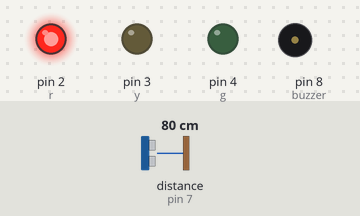
A sketch run on a simulated Arduino Uno, built with avr-gcc and run on an emulated ATmega328P. Parts: output pins drawn as LEDs (lit = HIGH), buzzer (waves = sounding). Wiring (inferred from the names in the program): ultrasonic range finder: trigger pin 6; echo pin 7. Dashed ring = blinking. Inputs (shaded band) come from the test bench; at power-on: distance to the obstacle (sensor on pin 7) 80 cm. The echo pulse lasts 58.3 µs per cm; pins used as bus, display or sensor lines are not drawn.

Above: at 1.2 s.
1.3 s: distance to the obstacle (sensor on pin 7) set to 56 cm
2.8 s: distance to the obstacle (sensor on pin 7) set to 49 cm
At 3.2 s:
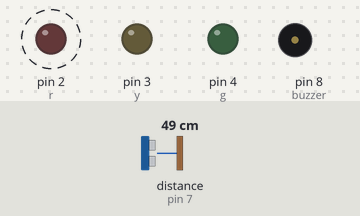
At 10.1 s:
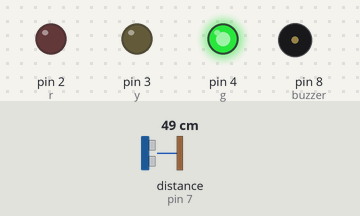
Timing chart, 0 to 22.3 s (numbered marks = the images above; inputs shaded):
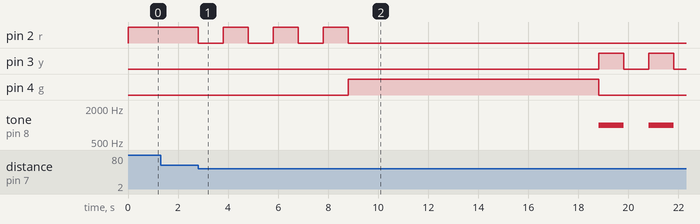

Measured:
- the behaviour switches between 52 and 51 cm on distance to the obstacle (sensor on pin 7) (found by bisection; images 0 and 1)
- after the input at 1.3 s, every drawn part: stays the same
- after the input at 2.8 s, pin 2 (r): alternates HIGH for 1.0 s and LOW for 1.0 s, 7 changes in all, then stays LOW, starting at once; pin 3 (y): alternates HIGH for 1.0 s and LOW for 1.0 s, starting after 16.0 s

The sketch:

Traffic-Light-System.ino
```cpp
//------ Traffic Light For Transportation ------

//defines pins numbers
int r = 2, y = 3, g = 4;
const int trigPin = 6;
const int echoPin = 7;
int buzzer = 8;

//defines variables
long duration;
int distance;

void setup() {
  pinMode(r, OUTPUT);
  pinMode(y, OUTPUT);
  pinMode(g, OUTPUT);
  pinMode(trigPin, OUTPUT);
  pinMode(echoPin, INPUT);
  pinMode(buzzer, OUTPUT);
  Serial.begin(9600);
}

void loop() {
  // Clears the trigPin
  digitalWrite(trigPin, LOW);
  delayMicroseconds(2);

  //Sets trigPin on HIGH State for 10 micro
  digitalWrite(trigPin, HIGH);
  delayMicroseconds(10);
  digitalWrite(trigPin, LOW);

  // Reads the echoPin, return the sound wave travel
  duration = pulseIn(echoPin, HIGH);

  //Calculate the distance
  distance = duration * 0.034 / 2;

  //Got transportation detected then green
  if (distance <= 50) {
    //Blink 3 Red
    digitalWrite(r, LOW);
    delay(1000);
    digitalWrite(r, HIGH);
    delay(1000);
    digitalWrite(r, LOW);
    delay(1000);

    digitalWrite(r, HIGH);
    delay(1000);
    digitalWrite(r, LOW);
    delay(1000);

    digitalWrite(r, HIGH);
    delay(1000);
    digitalWrite(r, LOW);
    digitalWrite(y, LOW);
    digitalWrite(y, LOW);
    digitalWrite(g, HIGH);
    delay(10000);

    // Green to Blinking Yellow
    digitalWrite(g, LOW);

    digitalWrite(y, HIGH);
    tone(buzzer, 1000);
    delay(1000);
    digitalWrite(y, LOW);
    noTone(buzzer);
    delay(1000);

    digitalWrite(y, HIGH);
    tone(buzzer, 1000);
    delay(1000);
    digitalWrite(y, LOW);
    noTone(buzzer);
    delay(1000);

    digitalWrite(y, HIGH);
    tone(buzzer, 1000);
    delay(1000);
    digitalWrite(y, LOW);
    noTone(buzzer);
    delay(1000);

    digitalWrite(y, HIGH);
    tone(buzzer, 1000);
    delay(1000);
    digitalWrite(y, LOW);
    noTone(buzzer);
    delay(1000);

    digitalWrite(y, HIGH);
    tone(buzzer, 1000);
    delay(1000);
    digitalWrite(y, LOW);
    noTone(buzzer);
    digitalWrite(r, LOW);
    delay(1000);

    //Yellow to Red
    digitalWrite(y, LOW);
    digitalWrite(r, HIGH);
    digitalWrite(g, LOW);
    delay(10000);
  }

  else {
    //No transportation detected then red
    digitalWrite(r, HIGH);
    digitalWrite(y, LOW);
    digitalWrite(g, LOW);
  }
}
```
